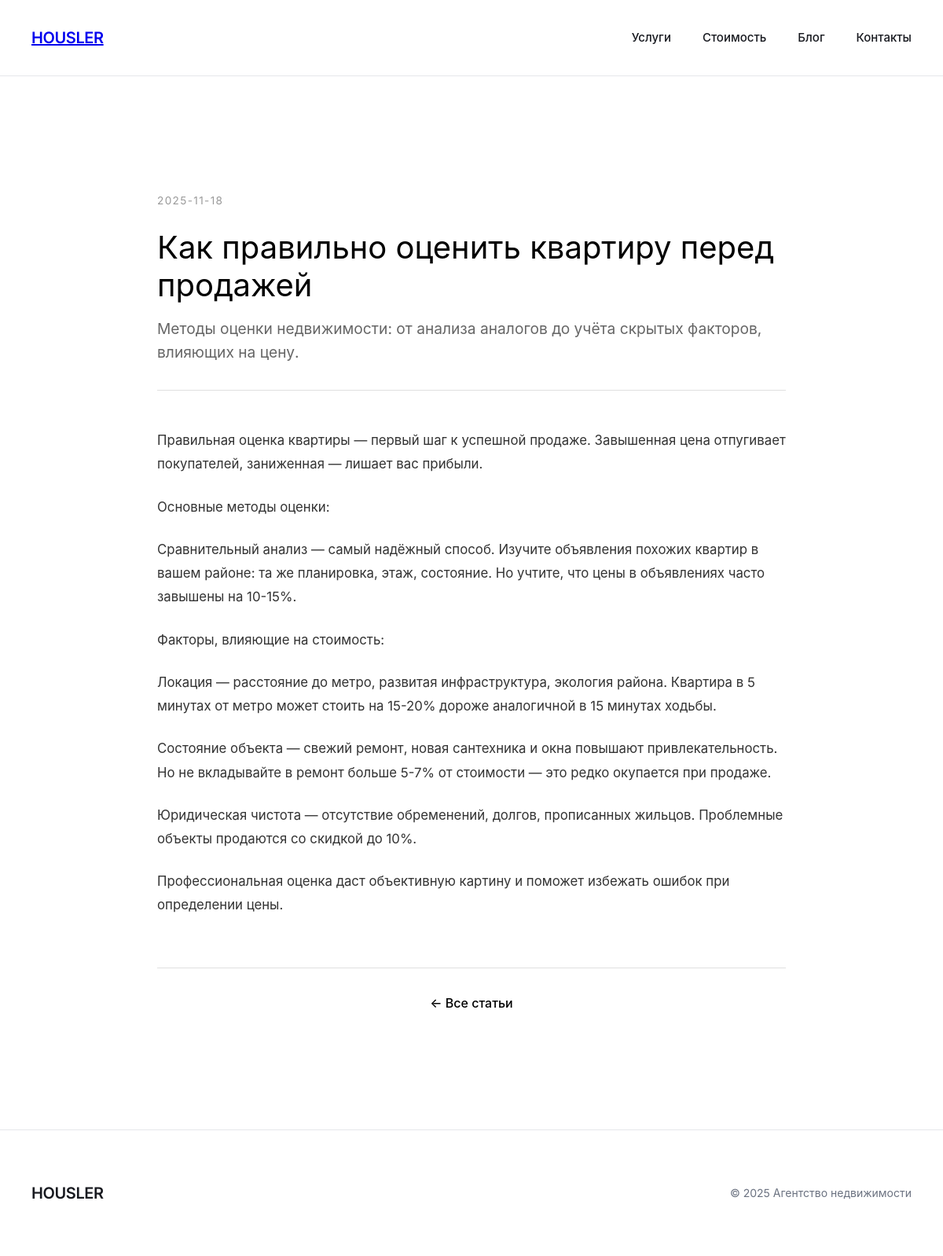
The page /blog/kak-otsenit-kvartiru-pered-prodazhey on the database its author committed.
### tables this page shows
CREATE TABLE blog_posts (
                id INTEGER PRIMARY KEY AUTOINCREMENT,
                slug TEXT UNIQUE NOT NULL,
                title TEXT NOT NULL,
                excerpt TEXT,
                content TEXT NOT NULL,
                original_url TEXT,
                original_title TEXT,
                published_at TEXT NOT NULL,
                created_at TEXT NOT NULL,
                updated_at TEXT NOT NULL,
                is_published INTEGER DEFAULT 1,
                view_count INTEGER DEFAULT 0
            );

### blog_routes.py (the view)
    @app.route('/blog/<slug>')
    def blog_post(slug):
        try:
            post = blog_db.get_post_by_slug(slug)
            if not post:
                abort(404)
            blog_db.increment_view_count(slug)
            recent_posts = blog_db.get_recent_posts(limit=5)
            return render_template('blog_post.html', post=post, recent_posts=recent_posts)
        except Exception as e:
            logger.error(f"Error loading blog post {slug}: {e}")
            abort(500)

### blog_database.py (called while the page is built)
    def get_post_by_slug(self, slug: str) -> Optional[Dict]:
        conn = sqlite3.connect(self.db_path)
        conn.row_factory = sqlite3.Row
        c = conn.cursor()
        c.execute('''
            SELECT * FROM blog_posts
            WHERE slug = ? AND is_published = 1
        ''', (slug,))
        row = c.fetchone()
        conn.close()
        if row:
            return dict(row)
        return None

    def get_all_posts(
        self,
        limit: Optional[int] = None,
        offset: int = 0
    ) -> List[Dict]:
        conn = sqlite3.connect(self.db_path)
        conn.row_factory = sqlite3.Row
        c = conn.cursor()
        query = '''
            SELECT * FROM blog_posts
            WHERE is_published = 1
            ORDER BY published_at DESC
        '''
        if limit:
            query += f' LIMIT {limit} OFFSET {offset}'
        c.execute(query)
        rows = c.fetchall()
        conn.close()
        return [dict(row) for row in rows]

    def get_recent_posts(self, limit: int = 4) -> List[Dict]:
        return self.get_all_posts(limit=limit)

    def increment_view_count(self, slug: str):
        conn = sqlite3.connect(self.db_path)
        c = conn.cursor()
        c.execute('''
            UPDATE blog_posts
            SET view_count = view_count + 1
            WHERE slug = ?
        ''', (slug,))
        conn.commit()
        conn.close()

### blog_routes.py (called while the page is built)
def register_blog_routes(app):
    @app.route('/blog')
    def blog_index():
        """Blog index page with all posts"""
        try:
            posts = blog_db.get_all_posts()
            return render_template('blog_index.html', posts=posts)
        except Exception as e:
            logger.error(f"Error loading blog index: {e}")
            abort(500)
    @app.route('/blog/<slug>')
    def blog_post(slug):
        try:
            post = blog_db.get_post_by_slug(slug)
            if not post:
                abort(404)
            blog_db.increment_view_count(slug)
            recent_posts = blog_db.get_recent_posts(limit=5)
            return render_template('blog_post.html', post=post, recent_posts=recent_posts)
        except Exception as e:
            logger.error(f"Error loading blog post {slug}: {e}")
            abort(500)
    logger.info("Blog routes registered")

### templates/blog_post.html (shortened to what this page needs)
<!DOCTYPE html>
<html lang="ru">
<head>
    <link rel="stylesheet" href="/static/css/landing.css">
    <link rel="stylesheet" href="/static/css/blog-minimal.css">
</head>
<body>
    <nav class="nav">
        <div class="container">
            <div class="nav-content">
                <a href="/" class="logo">HOUSLER</a>
                <div class="nav-links">
                    <a href="/#services">Услуги</a>
                    <a href="/#pricing">Стоимость</a>
                    <a href="/blog">Блог</a>
                    <a href="/#contact">Контакты</a>
                </div>
            </div>
        </div>
    </nav>
    <section class="section">
        <div class="container">
            <div class="blog-post-content">
                <div class="blog-post-header">
                    <div class="blog-post-meta">{{ post.published_at[:10] }}</div>
                    <h1 class="blog-post-title">{{ post.title }}</h1>
                    {% if post.excerpt %}
                    <div class="blog-post-excerpt">{{ post.excerpt }}</div>
                    {% endif %}
                </div>
                <div class="blog-post-body">
                    {% for paragraph in post.content.split('\n\n') %}
                        {% if paragraph.strip() %}
                        <p>{{ paragraph }}</p>
                        {% endif %}
                    {% endfor %}
                </div>
                <div class="blog-post-footer">
                    <a href="/blog" style="color: #000; text-decoration: none; font-weight: 500;">← Все статьи</a>
                </div>
            </div>
        </div>
    </section>
    <footer class="footer">
        <div class="container">
            <div class="footer-content">
                <div class="footer-brand">HOUSLER</div>
                <div class="footer-text">© 2025 Агентство недвижимости</div>
            </div>
        </div>
    </footer>
</body>
</html>

### static/css/landing.css (style rules this page uses)
* { margin: 0; padding: 0; box-sizing: border-box; }
:root { --color-text: #181A20; --color-text-light: #6B7280; --color-border: #E5E7EB; --color-bg: #FFFFFF; --color-bg-gray: #F9FAFB; --color-accent: #000000; }
body { font-family: 'Inter', -apple-system, BlinkMacSystemFont, 'Segoe UI', sans-serif; color: var(--color-text); background: var(--color-bg); line-height: 1.6; -webkit-font-smoothing: antialiased; }
.container { max-width: 1200px; margin: 0 auto; padding: 0 40px; }
.nav { padding: 32px 0; border-bottom: 1px solid var(--color-border); background: var(--color-bg); }
.nav-content { display: flex; justify-content: space-between; align-items: center; }
.logo { font-size: 20px; font-weight: 600; letter-spacing: -0.02em; }
.nav-links { display: flex; gap: 40px; }
.nav-links a { color: var(--color-text); text-decoration: none; font-size: 15px; font-weight: 500; transition: color 0.2s; }
.section { padding: 100px 0; }
.footer { padding: 64px 0; border-top: 1px solid var(--color-border); }
.footer-content { display: flex; justify-content: space-between; align-items: center; }
.footer-brand { font-size: 20px; font-weight: 600; letter-spacing: -0.02em; }
.footer-text { font-size: 14px; color: var(--color-text-light); }

### templates/blog_post.html (style rules this page uses)
.blog-post-content { max-width: 800px; margin: 0 auto; padding: 3rem 0; }
.blog-post-header { margin-bottom: 3rem; padding-bottom: 2rem; border-bottom: 1px solid #e0e0e0; }
.blog-post-meta { font-size: 0.85rem; color: #999; text-transform: uppercase; letter-spacing: 0.1em; margin-bottom: 1.5rem; }
.blog-post-title { font-size: 2.5rem; font-weight: 400; line-height: 1.2; margin-bottom: 1rem; color: #000; }
.blog-post-excerpt { font-size: 1.2rem; color: #666; line-height: 1.6; }
.blog-post-body { font-size: 1.05rem; line-height: 1.8; color: #333; }
.blog-post-body p { margin-bottom: 1.5rem; }
.blog-post-footer { margin-top: 4rem; padding-top: 2rem; border-top: 1px solid #e0e0e0; text-align: center; }

### rows shown on the page
blog_posts: published_at "2025-11-18", title "Как правильно оценить квартиру перед продажей", excerpt "Методы оценки недвижимости: от анализа аналогов до учёта скрытых факторов, влияющих на цену."

### other values the page prints
{{ paragraph }} "Правильная оценка квартиры — первый шаг к успешной продаже. Завышенная цена отпугивает покупателей, заниженная — лишает вас прибыли." "Основные методы оценки:" "Сравнительный анализ — самый надёжный способ. Изучите объявления похожих квартир в вашем районе: та же планировка, этаж, состояние. Но учтите, что цены в объявлениях часто завышены на 10-15%." "Факторы, влияющие на стоимость:" "Локация — расстояние до метро, развитая инфраструктура, экология района. Квартира в 5 минутах от метро может стоить на 15-20% дороже аналогичной в 15 минутах ходьбы." "Состояние объекта — свежий ремонт, новая сантехника и окна повышают привлекательность. Но не вкладывайте в ремонт больше 5-7% от стоимости — это редко окупается при продаже." "Юридическая чистота — отсутствие обременений, долгов, прописанных жильцов. Проблемные объекты продаются со скидкой до 10%." "Профессиональная оценка даст объективную картину и поможет избежать ошибок при определении цены."
